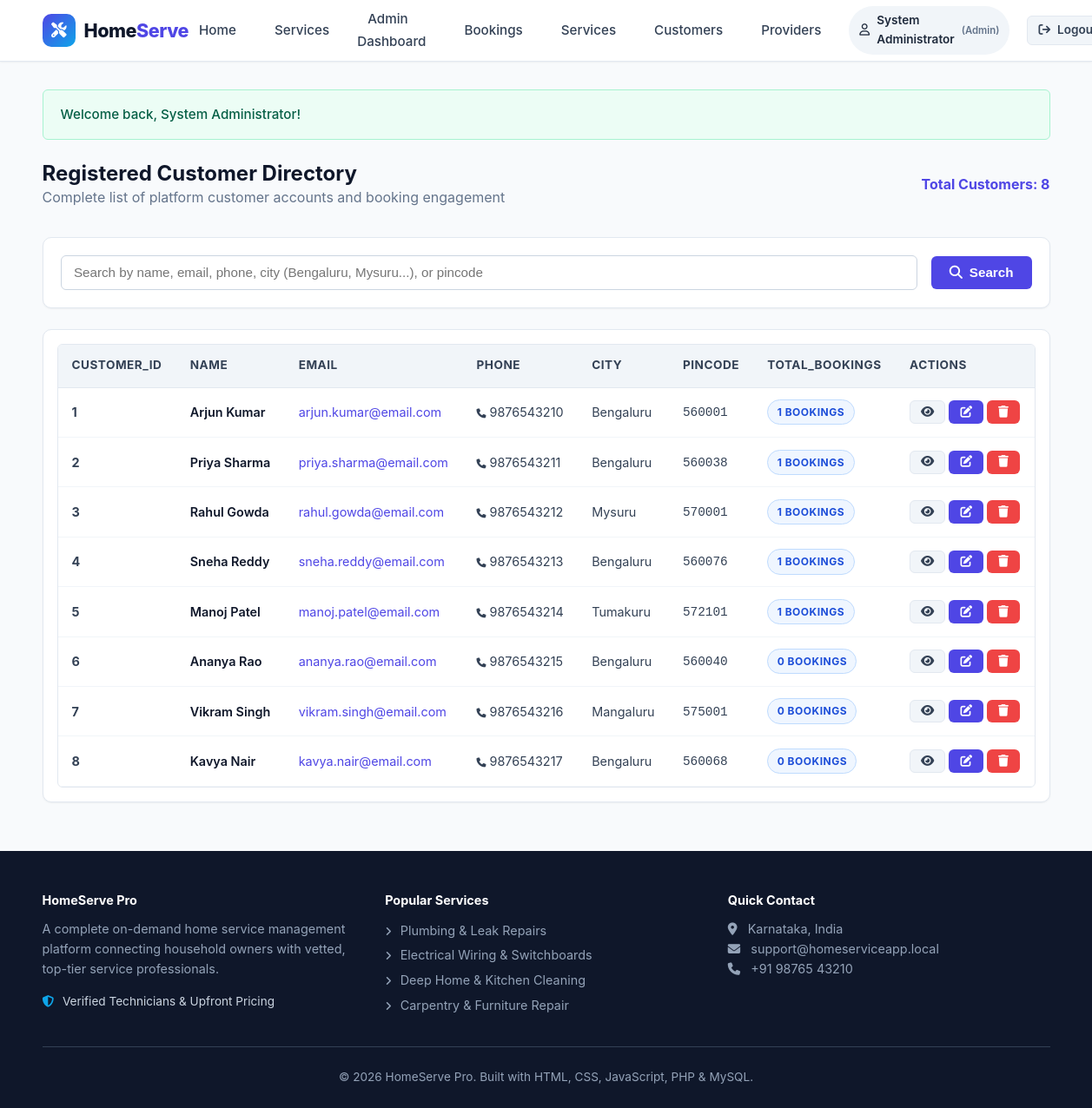
Screenshot of /admin/users.php (signed in) with the database file from the repository.
### tables this page shows
CREATE TABLE `users` (
    `id` INT AUTO_INCREMENT PRIMARY KEY,
    `name` VARCHAR(100) NOT NULL,
    `email` VARCHAR(150) NOT NULL UNIQUE,
    `password` VARCHAR(255) NOT NULL,
    `phone` VARCHAR(20) NOT NULL,
    `city` VARCHAR(100) NOT NULL,
    `pincode` VARCHAR(20) NOT NULL,
    `role` ENUM('customer', 'provider', 'admin') NOT NULL DEFAULT 'customer',
    `created_at` TIMESTAMP DEFAULT CURRENT_TIMESTAMP
);

### admin/users.php (the view, shortened to what this page needs)
<?php
require_once __DIR__ . '/../config/db.php';
$pdo = getDB();
$search = trim($_GET['search'] ?? '');
$sql = "SELECT u.id as customer_id, u.name, u.email, u.phone, u.city, u.pincode, u.created_at,
               COUNT(b.id) as total_bookings
        FROM users u
        LEFT JOIN bookings b ON u.id = b.customer_id
        WHERE u.role = 'customer'";
$params = [];
$sql .= " GROUP BY u.id ORDER BY u.id ASC";
$stmt = $pdo->prepare($sql);
$stmt->execute($params);
$customers = $stmt->fetchAll();
require_once __DIR__ . '/../includes/header.php';
?>
<div style="display: flex; justify-content: space-between; align-items: center; margin-bottom: 2rem; flex-wrap: wrap; gap: 1rem;">
    <div>
        <h2>Registered Customer Directory</h2>
        <p style="color: var(--gray-500);">Complete list of platform customer accounts and booking engagement</p>
    </div>
    <div style="font-weight: 700; color: var(--primary);">
        Total Customers: <?php echo count($customers); ?>
    </div>
</div>
<div class="card" style="padding: 1.25rem; margin-bottom: 1.5rem;">
    <form method="GET" action="users.php" style="display: flex; gap: 1rem; align-items: center;">
        <div style="flex: 1;">
            <input type="text" name="search" class="form-control" placeholder="Search by name, email, phone, city (Bengaluru, Mysuru...), or pincode" value="<?php echo htmlspecialchars($search); ?>">
        </div>
        <button type="submit" class="btn btn-primary"><i class="fa-solid fa-magnifying-glass"></i> Search</button>
    </form>
</div>
<div class="card" style="padding: 1rem;">
    <div class="table-responsive">
        <table class="table">
            <thead>
                <tr>
                    <th>customer_id</th>
                    <th>name</th>
                    <th>email</th>
                    <th>phone</th>
                    <th>city</th>
                    <th>pincode</th>
                    <th>total_bookings</th>
                    <th>Actions</th>
                </tr>
            </thead>
            <tbody>
                <?php if (empty($customers)): ?>
                    <tr>
                        <td colspan="8" style="text-align: center; padding: 2rem; color: var(--gray-500);">No customer records found.</td>
                    </tr>
                <?php else: ?>
                    <?php foreach ($customers as $c): ?>
                        <tr>
                            <td><strong><?php echo $c['customer_id']; ?></strong></td>
                            <td style="font-weight: 600; color: var(--dark);"><?php echo htmlspecialchars($c['name']); ?></td>
                            <td><a href="mailto:<?php echo htmlspecialchars($c['email']); ?>"><?php echo htmlspecialchars($c['email']); ?></a></td>
                            <td><a href="tel:<?php echo htmlspecialchars($c['phone']); ?>" style="color: var(--gray-700);"><i class="fa-solid fa-phone" style="font-size:11px;margin-right:4px;"></i><?php echo htmlspecialchars($c['phone']); ?></a></td>
                            <td><?php echo htmlspecialchars($c['city']); ?></td>
                            <td><code><?php echo htmlspecialchars($c['pincode']); ?></code></td>
                            <td><span class="badge badge-accepted"><?php echo $c['total_bookings']; ?> Bookings</span></td>
                            <td>
                                <a href="bookings.php?search=<?php echo urlencode($c['name']); ?>" class="btn btn-secondary btn-sm" title="View Bookings">
                                    <i class="fa-solid fa-eye"></i>
                                </a>
                                <a href="edit-user.php?id=<?php echo $c['customer_id']; ?>" class="btn btn-primary btn-sm" title="Edit Customer Details">
                                    <i class="fa-solid fa-pen-to-square"></i>
                                </a>
                                <form method="POST" action="users.php" style="display:inline;" onsubmit="return confirmAction('Delete this customer account?');">
                                    <button type="submit" class="btn btn-danger btn-sm"><i class="fa-solid fa-trash"></i></button>
                                </form>
                            </td>
                        </tr>
                    <?php endforeach; ?>
                <?php endif; ?>
            </tbody>
        </table>
    </div>
</div>
<?php require_once __DIR__ . '/../includes/footer.php'; ?>

### assets/css/style.css (style rules this page uses)
:root { --primary: #4f46e5; --primary-hover: #4338ca; --primary-light: #eef2ff; --secondary: #0ea5e9; --dark: #0f172a; --gray-900: #1e293b; --gray-700: #334155; --gray-500: #64748b; --gray-300: #cbd5e1; --gray-200: #e2e8f0; --gray-100: #f1f5f9; --light: #f8fafc; --white: #ffffff; --success: #10b981; --success-bg: #ecfdf5; --warning: #f59e0b; --warning-bg: #fffbeb; --danger: #ef4444; --danger-bg: #fef2f2; --info: #3b82f6; --info-bg: #eff6ff; --radius-sm: 6px; --radius-md: 10px; --radius-lg: 16px; --shadow-sm: 0 1px 2px 0 rgba(0, 0, 0, 0.05); --shadow-md: 0 4px 6px -1px rgba(0, 0, 0, 0.1), 0 2px 4px -2px rgba(0, 0, 0, 0.1); --shadow-lg: 0 10px 15px -3px rgba(0, 0, 0, 0.1), 0 4px 6px -4px rgba(0, 0, 0, 0.1); --shadow-hover: 0 14px 20px -3px rgba(79, 70, 229, 0.15); --transition: all 0.25s cubic-bezier(0.4, 0, 0.2, 1); }
* { box-sizing: border-box; margin: 0; padding: 0; }
body { font-family: -apple-system, BlinkMacSystemFont, "Segoe UI", Roboto, Oxygen, Ubuntu, Cantarell, "Helvetica Neue", sans-serif; background-color: var(--light); color: var(--gray-700); line-height: 1.6; display: flex; flex-direction: column; min-height: 100vh; }
h1, h2, h3, h4, h5, h6 { color: var(--dark); font-weight: 700; line-height: 1.25; }
a { color: var(--primary); text-decoration: none; transition: var(--transition); }
.btn { display: inline-flex; align-items: center; justify-content: center; gap: 8px; padding: 0.6rem 1.25rem; font-size: 0.95rem; font-weight: 600; border-radius: var(--radius-sm); border: 1px solid transparent; cursor: pointer; transition: var(--transition); text-align: center; white-space: nowrap; }
.btn-primary { background-color: var(--primary); color: var(--white) !important; }
.btn-secondary { background-color: var(--gray-100); color: var(--gray-700); border-color: var(--gray-200); }
.btn-danger { background-color: var(--danger); color: var(--white) !important; }
.btn-sm { padding: 0.35rem 0.75rem; font-size: 0.85rem; }
.card { background: var(--white); border-radius: var(--radius-md); border: 1px solid var(--gray-200); box-shadow: var(--shadow-sm); padding: 1.5rem; transition: var(--transition); }
.badge { display: inline-block; padding: 0.25rem 0.65rem; font-size: 0.75rem; font-weight: 700; border-radius: 999px; text-transform: uppercase; letter-spacing: 0.5px; }
.badge-accepted { background-color: var(--info-bg); color: #1d4ed8; border: 1px solid #bfdbfe; }
.form-control { width: 100%; padding: 0.65rem 0.9rem; font-size: 0.95rem; border: 1px solid var(--gray-300); border-radius: var(--radius-sm); background-color: var(--white); color: var(--gray-900); transition: var(--transition); }
.table-responsive { width: 100%; overflow-x: auto; border-radius: var(--radius-sm); border: 1px solid var(--gray-200); background: var(--white); }
.table { width: 100%; border-collapse: collapse; text-align: left; }
.table th { background-color: var(--gray-100); padding: 0.85rem 1rem; font-size: 0.85rem; font-weight: 700; text-transform: uppercase; letter-spacing: 0.5px; color: var(--gray-700); border-bottom: 1px solid var(--gray-200); }
.table td { padding: 0.85rem 1rem; font-size: 0.9rem; border-bottom: 1px solid var(--gray-100); vertical-align: middle; }

### rows the page displays
users: id "1", name "Arjun Kumar", email "arjun.kumar@email.com", phone "9876543210", city "Bengaluru", pincode "560001", total_bookings "1"
users: id "2", name "Priya Sharma", email "priya.sharma@email.com", phone "9876543211", city "Bengaluru", pincode "560038", total_bookings "1"
users: id "3", name "Rahul Gowda", email "rahul.gowda@email.com", phone "9876543212", city "Mysuru", pincode "570001", total_bookings "1"
users: id "4", name "Sneha Reddy", email "sneha.reddy@email.com", phone "9876543213", city "Bengaluru", pincode "560076", total_bookings "1"
users: id "5", name "Manoj Patel", email "manoj.patel@email.com", phone "9876543214", city "Tumakuru", pincode "572101", total_bookings "1"
users: id "6", name "Ananya Rao", email "ananya.rao@email.com", phone "9876543215", city "Bengaluru", pincode "560040", total_bookings "0"
users: id "7", name "Vikram Singh", email "vikram.singh@email.com", phone "9876543216", city "Mangaluru", pincode "575001", total_bookings "0"
users: id "8", name "Kavya Nair", email "kavya.nair@email.com", phone "9876543217", city "Bengaluru", pincode "560068", total_bookings "0"

### other values shown
$currentUser['name'] "System Administrator"
$role "Admin"
$flash['message'] "Welcome back, System Administrator!"
count($customers) "8"
